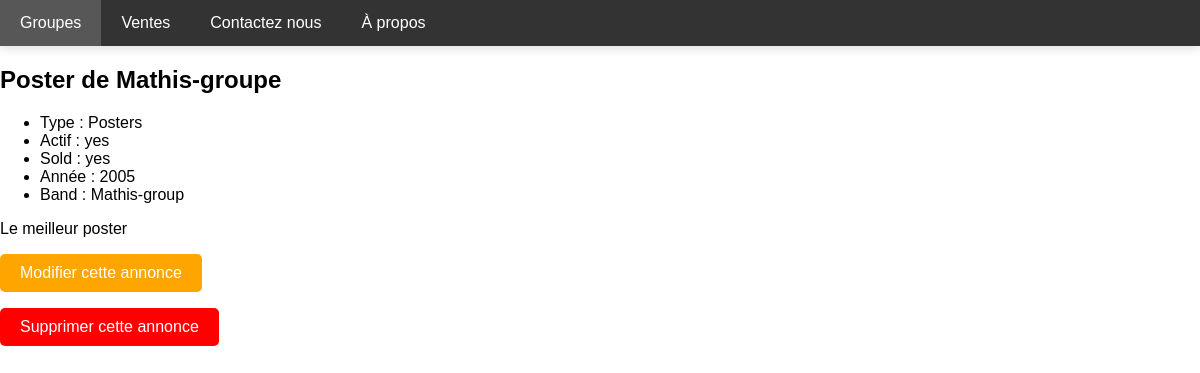
The app's page /listings/4/ with its own data.
### listings/models.py (models this page shows)
class Listing(models.Model):
    class Type(models.TextChoices):
        RECORDS = 'RC'
        CLOTHING = 'CL'
        POSTERS = 'PS'
        MISCELLANEOUS = 'MS'
    type = models.CharField(choices=Type.choices, max_length=5)
    title = models.CharField(max_length=100)
    description = models.CharField(max_length=500)
    sold = models.BooleanField(default=False)
    year = models.IntegerField(blank=True, null=True)
    band = models.ForeignKey(Band, null=True, on_delete=models.SET_NULL)

class Band(models.Model):
    class Genre(models.TextChoices):
        HIP_HOP = 'HH'
        SYNTH_POP = 'SP'
        ALTERNATIVE_ROCK = 'AR'
    genre = models.CharField(choices=Genre.choices, max_length=5)
    name = models.CharField(max_length=100)
    biography = models.CharField(max_length=1000)
    year_formed = models.fields.IntegerField(null=True, blank=True, default=0,
        validators=[MinValueValidator(1900), MaxValueValidator(2021)]
    )
    active = models.BooleanField(default=True)
    official_homepage = models.URLField(null=True, blank=True)
    def __str__(self):
        return f'{self.name}'

### listings/views.py (the view)
# urls.py: path('listings/<int:id>/', views.listing_detail, name='listing_detail'),
def listing_detail(request, id):
    listing = get_object_or_404(Listing, id=id)
    return render(request, 'listings/listing_detail.html', {'listing': listing})

### listings/templates/listings/listing_detail.html
{% extends 'listings/base.html' %}
{% block content %}
<h2>{{ listing.title }}</h2>
<ul>
    <li>Type : {{ listing.get_type_display }}</li>
    <li>Actif : {{ listing.band.active|yesno }}</li>
    <li>Sold : {{ listing.sold|yesno }}</li>
    <li>Année : {{ listing.year }}</li>
    <li>Band : {{ listing.band }}</li>
</ul>
<p>{{ listing.description }}</p>
<form action="{% url 'listing_update' listing.id %}">
    <input class="styled_2" type="submit" value="Modifier cette annonce">
</form>
<form action="{% url 'listing_delete' listing.id %}">
    <input class="styled_3" type="submit" value="Supprimer cette annonce">
</form>
{% endblock %}

### listings/static/listings/styles.css (style rules this page uses)
body { font-family: Arial, sans-serif; margin: 0; padding: 0; }
.styled_2 { background-color: orange; color: white; padding: 10px 20px; font-size: 16px; border: none; border-radius: 5px; cursor: pointer; }
.styled_3 { background-color: red; color: white; padding: 10px 20px; font-size: 16px; border: none; border-radius: 5px; cursor: pointer; }

### records on screen
Listing: title "Poster de Mathis-groupe", type "Posters", band.active "yes", sold "yes", year "2005", band "Mathis-group", description "Le meilleur poster"
